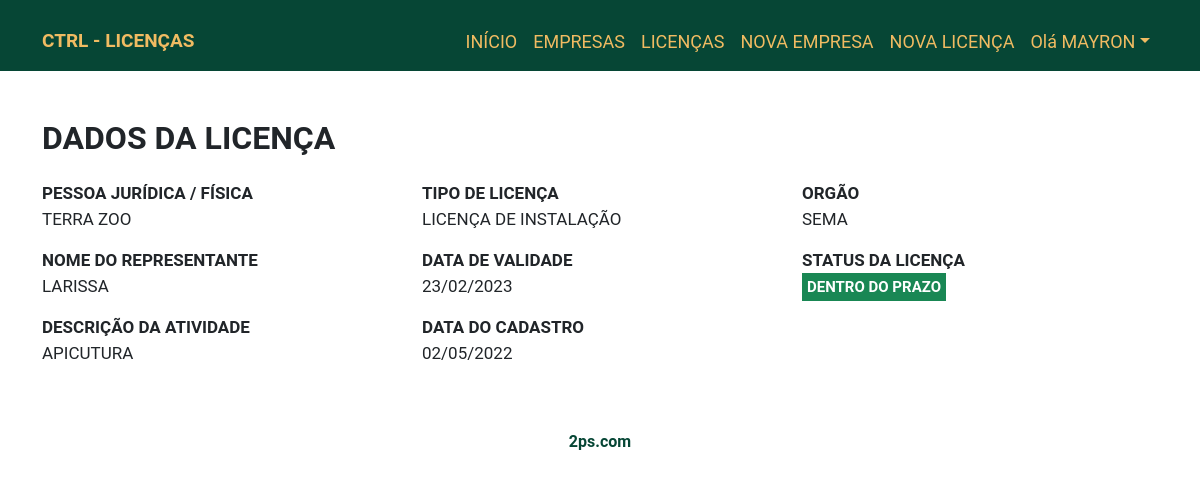
/detailsLicense.php?id_license=2 (signed in), run on the app's committed database.
### tables this page shows
CREATE TABLE `license` (
  `id_license` int(11) NOT NULL AUTO_INCREMENT,
  `id_company` int(11) NOT NULL,
  `type_license` varchar(200) NOT NULL,
  `expiration_date` date DEFAULT NULL,
  `activity` varchar(200) NOT NULL,
  `organ` varchar(200) NOT NULL,
  `insert_date` timestamp NOT NULL DEFAULT CURRENT_TIMESTAMP ON UPDATE CURRENT_TIMESTAMP,
  PRIMARY KEY (`id_license`),
  KEY `license_FK` (`id_company`),
  CONSTRAINT `license_FK` FOREIGN KEY (`id_company`) REFERENCES `company` (`id_company`)
);

CREATE TABLE `company` (
  `id_company` int(11) NOT NULL AUTO_INCREMENT,
  `nameCompany` varchar(45) NOT NULL,
  `nameRepresentative` varchar(150) DEFAULT NULL,
  PRIMARY KEY (`id_company`)
);

### detailsLicense.php (the view, shortened to what this page needs)
<!DOCTYPE html>
<html lang="en">
<head>
    <link rel="stylesheet" href="assets/css/bootstrap.min.css">
    <link rel="stylesheet" href="assets/css/style.css">
</head>
<body>
    <?php include_once 'header.php'?>
    <section>
        <div class="container">
            <div class="row">
                <div class="col-lg-12">
                    <?php
                        $id = filter_input(INPUT_GET, 'id_license');
                        $searchLicensesCompanys = $connectionPDO->query("SELECT company.id_company, company.nameCompany, company.nameRepresentative ,license.id_license, license.type_license, license.expiration_date, license.insert_date ,license.activity, license.organ FROM license, company  WHERE license.id_company = company.id_company AND id_license = $id");
                        if($searchLicensesCompanys->rowCount() > 0){
                            $listLicenses = $searchLicensesCompanys->fetch(PDO::FETCH_ASSOC);?>
                            <div class="row format-text">
                                <h2 class="text-left mt-5 mb-4">DADOS DA LICENÇA</h2>
                                <div class="col-lg-4">
                                    <p><strong>PESSOA JURÍDICA / FÍSICA</strong><br><?=$listLicenses['nameCompany'];?></p>
                                    <p><strong>NOME DO REPRESENTANTE</strong><br><?=$listLicenses['nameRepresentative'];?></p>
                                    <p><strong>DESCRIÇÃO DA ATIVIDADE</strong><br><?=$listLicenses['activity'];?></p>
                                </div>
                                <div class="col-lg-4">
                                    <p><strong>TIPO DE LICENÇA</strong><br><?=$listLicenses['type_license'];?></p>
                                    <p><strong>DATA DE VALIDADE</strong><br><?=date('d/m/Y', strtotime($listLicenses['expiration_date']));?></p>
                                    <p><strong>DATA DO CADASTRO</strong><br><?=date('d/m/Y', strtotime($listLicenses['insert_date']));?></p>
                                </div>
                                <div class="col-lg-4">
                                    <p><strong>ORGÃO</strong><br><?=($listLicenses['organ']);?></p>
                                    <p><strong>STATUS DA LICENÇA</strong><br>
                                        <?php
                                            $expirationDate = strtotime($listLicenses['expiration_date']);
                                            $days=ceil(($expirationDate-time())/60/60/24);
                                            if($days >= 30 && $listLicenses['type_license'] == 'LICENÇA CORPO DE BOMBEIRO'){?>
                                               <span class="status-licenca-dentro-do-prazo">DENTRO DO PRAZO</span>
                                            <?php }elseif($days > 1 && $days <= 30  && $listLicenses['type_license'] == 'LICENÇA CORPO DE BOMBEIRO'){?>
                                                <span class="status-licenca-atencao-prazo">ATENÇÃO PRAZO</span>
                                            <?php }elseif($days < 1 && $listLicenses['type_license'] == 'LICENÇA CORPO DE BOMBEIRO'){?>
                                                <span class="status-licenca-prazo-vencido">VENCIDA</span>
                                            <?php }elseif($days <= 120){ ?>
                                                <span class="status-licenca-prazo-vencido">VENCIDA</span>
                                            <?php }elseif($days > 120 && $days <= 140 ){?>
                                                <span class="status-licenca-atencao-prazo">ATENÇÃO PRAZO</span>
                                            <?php } elseif($days > 140 ){?>
                                                <span class="status-licenca-dentro-do-prazo">DENTRO DO PRAZO</span>
                                            <?php }
                                        ?>
                                    </p>
                                </div>
                            </div>
                     <?php }
                    ?>
                </div>
            </div>
        </div>
    </section>
    <?php include_once 'footer.php'?>
</body>
</html>

### assets/css/style.css (style rules this page uses)
body { font-family: 'Roboto', sans-serif; background-color: none; }
.format-text p { font-size: 17px; }
.format-text h2 { font-weight: bold; }
.status-licenca-dentro-do-prazo { padding:5px; color: #FFF; background-color: #198754; font-weight: bolder; font-size: 15px; }

### data on the page
license: id_company.nameCompany "TERRA ZOO", id_company.nameRepresentative "LARISSA", activity "APICUTURA", type_license "LICENÇA DE INSTALAÇÃO", expiration_date "23/02/2023", insert_date "02/05/2022", organ "SEMA"

### other printed values
$_SESSION['name'] "MAYRON"
